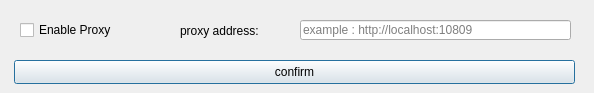
<?xml version="1.0" encoding="UTF-8"?>
<ui version="4.0">
 <class>ProxyDialog</class>
 <widget class="QDialog" name="ProxyDialog">
  <property name="geometry">
   <rect>
    <x>0</x>
    <y>0</y>
    <width>594</width>
    <height>93</height>
   </rect>
  </property>
  <property name="windowTitle">
   <string>ProxySettings</string>
  </property>
  <widget class="QCheckBox" name="checkBox">
   <property name="geometry">
    <rect>
     <x>20</x>
     <y>20</y>
     <width>161</width>
     <height>20</height>
    </rect>
   </property>
   <property name="text">
    <string>Enable Proxy</string>
   </property>
  </widget>
  <widget class="QLineEdit" name="proxyEdit">
   <property name="geometry">
    <rect>
     <x>300</x>
     <y>20</y>
     <width>271</width>
     <height>20</height>
    </rect>
   </property>
   <property name="placeholderText">
    <string>example : http://localhost:10809</string>
   </property>
  </widget>
  <widget class="QLabel" name="label">
   <property name="geometry">
    <rect>
     <x>180</x>
     <y>10</y>
     <width>121</width>
     <height>41</height>
    </rect>
   </property>
   <property name="text">
    <string>proxy address:</string>
   </property>
   <property name="wordWrap">
    <bool>true</bool>
   </property>
  </widget>
  <widget class="QPushButton" name="confirmButton">
   <property name="geometry">
    <rect>
     <x>14</x>
     <y>60</y>
     <width>561</width>
     <height>24</height>
    </rect>
   </property>
   <property name="text">
    <string>confirm</string>
   </property>
  </widget>
 </widget>
 <resources/>
 <connections/>
</ui>
